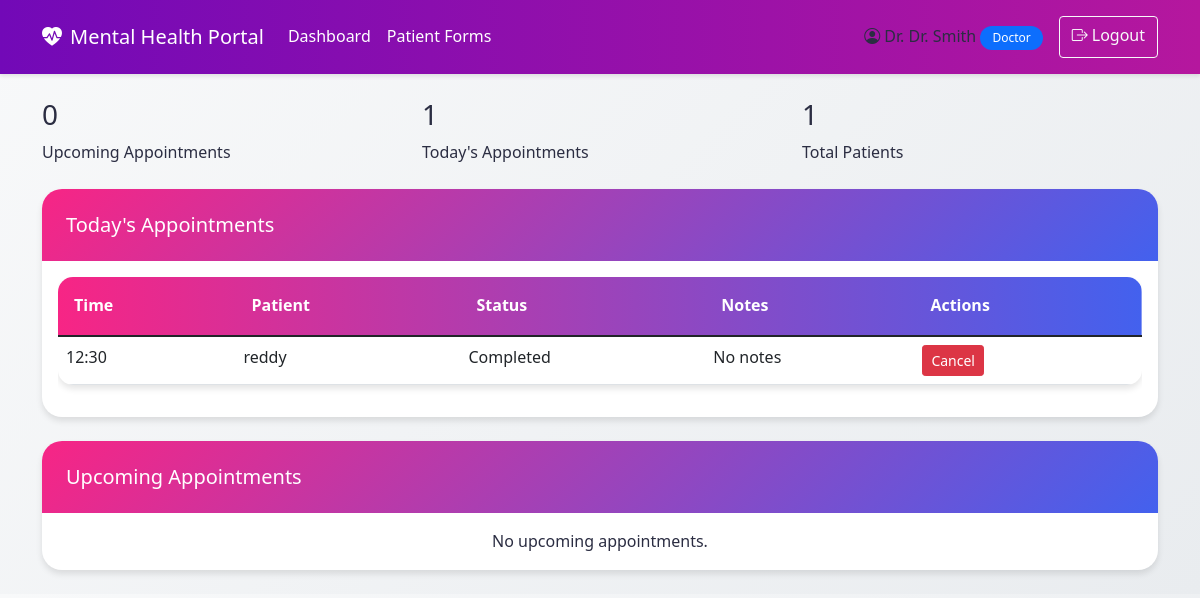
The app's page /doctor/dashboard (signed in), older data.
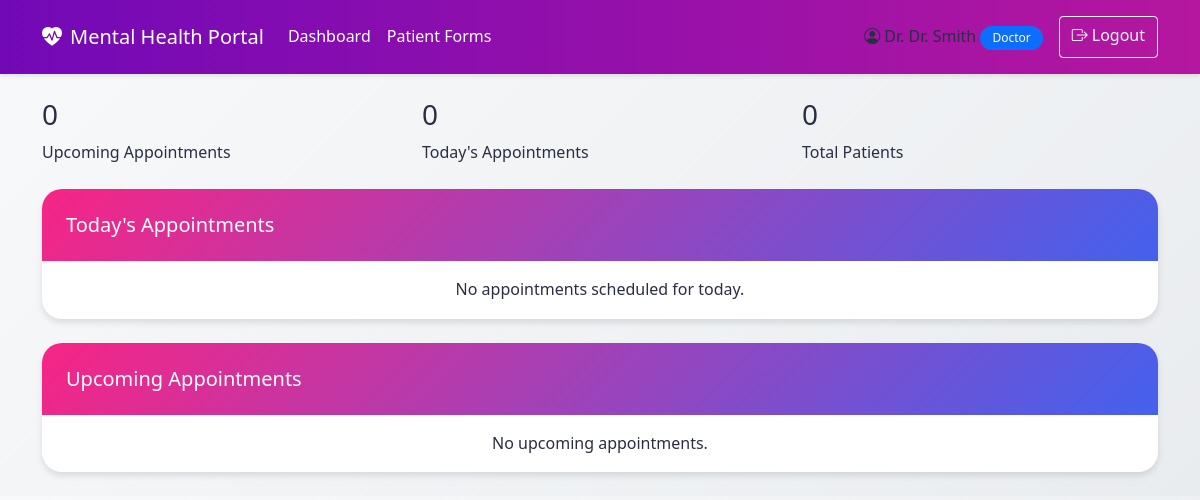
The same page, newer data.
### app.py (models this page shows)
class Appointment(db.Model):
    id = db.Column(db.Integer, primary_key=True)
    patient_id = db.Column(db.Integer, db.ForeignKey('user.id'), nullable=False)
    doctor_id = db.Column(db.Integer, db.ForeignKey('user.id'), nullable=False)
    date = db.Column(db.String(10), nullable=False)  # Format: YYYY-MM-DD
    time = db.Column(db.String(5), nullable=False)   # Format: HH:MM
    notes = db.Column(db.Text)
    status = db.Column(db.String(20), default='pending')  # pending, confirmed, cancelled, completed
    created_at = db.Column(db.DateTime, default=datetime.utcnow)

class User(UserMixin, db.Model):
    id = db.Column(db.Integer, primary_key=True)
    username = db.Column(db.String(80), unique=True, nullable=False)
    password = db.Column(db.String(120), nullable=False)
    email = db.Column(db.String(120), unique=True, nullable=False)
    role = db.Column(db.String(20), nullable=False)
    name = db.Column(db.String(100))
    specialization = db.Column(db.String(100))
    photo = db.Column(db.String(255))  # Store the photo filename
    created_at = db.Column(db.DateTime, default=datetime.utcnow)
    patient_appointments = db.relationship('Appointment',
                                         foreign_keys='Appointment.patient_id',
                                         backref='patient',
                                         lazy=True)
    doctor_appointments = db.relationship('Appointment',
                                        foreign_keys='Appointment.doctor_id',
                                        backref='doctor',
                                        lazy=True)
    mood_entries = db.relationship('MoodEntry', backref='mood_user', lazy=True)
    doctor_feedbacks = db.relationship('DoctorFeedback', foreign_keys='DoctorFeedback.doctor_id', backref='feedback_as_doctor', lazy=True)
    given_feedbacks = db.relationship('DoctorFeedback', foreign_keys='DoctorFeedback.patient_id', backref='feedback_as_patient', lazy=True)

### app.py (the view)
@app.route('/doctor/dashboard')
@login_required
@doctor_required
def doctor_dashboard():
    if session.get('role') != 'doctor':
        flash('Access denied. Only doctors can view this page.', 'danger')
        return redirect(url_for('home'))
    today = datetime.now().strftime('%Y-%m-%d')
    today_appointments = Appointment.query.filter_by(
        doctor_id=session['user_id'],
        date=today
    ).order_by(Appointment.time).all()
    upcoming_appointments = Appointment.query.filter(
        Appointment.doctor_id == session['user_id'],
        Appointment.date > today
    ).order_by(Appointment.date, Appointment.time).all()
    total_patients = db.session.query(
        db.func.count(db.distinct(Appointment.patient_id))
    ).filter_by(doctor_id=session['user_id']).scalar()
    return render_template('doctor_dashboard.html',
                         today_appointments=today_appointments,
                         upcoming_appointments=upcoming_appointments,
                         total_patients=total_patients)

### app.py (called while the page is built)
def login_required(f):
    @wraps(f)
    def decorated_function(*args, **kwargs):
        if 'user_id' not in session:
            flash('Please log in first.', 'error')
            return redirect(url_for('login'))
        return f(*args, **kwargs)
    return decorated_function

def doctor_required(f):
    @wraps(f)
    def decorated_function(*args, **kwargs):
        if 'role' not in session or session['role'] != 'doctor':
            flash('Doctor access required.', 'error')
            return redirect(url_for('home'))
        return f(*args, **kwargs)
    return decorated_function

def auto_complete_past_appointments():
    today = datetime.now().strftime('%Y-%m-%d')
    past_confirmed = Appointment.query.filter(
        Appointment.status == 'confirmed',
        Appointment.date < today
    ).all()
    for appointment in past_confirmed:
        appointment.status = 'completed'
    if past_confirmed:
        db.session.commit()

@app.before_request
def before_request():
    if not request.path.startswith('/static'):
        auto_complete_past_appointments()

### templates/doctor_dashboard.html (shortened to what the changed rows need)
<!DOCTYPE html>
<html lang="en">
<head>
    <link href="https://cdn.jsdelivr.net/npm/bootstrap@5.1.3/dist/css/bootstrap.min.css" rel="stylesheet">
    <link rel="stylesheet" href="https://cdn.jsdelivr.net/npm/bootstrap-icons@1.7.2/font/bootstrap-icons.css">
    <link rel="stylesheet" href="{{ url_for('static', filename='css/style.css') }}">
</head>
<body>
    <div class="container py-4">
        <div class="row mb-4">
            <div class="col-md-4">
                <div class="stat-card success">
                    <h3>{{ today_appointments|length }}</h3>
                    <p class="mb-0">Today's Appointments</p>
                </div>
            </div>
            <div class="col-md-4">
                <div class="stat-card info">
                    <h3>{{ total_patients }}</h3>
                    <p class="mb-0">Total Patients</p>
                </div>
            </div>
        </div>
        <div class="card mb-4">
            <div class="card-body">
                {% if today_appointments %}
                    <div class="table-responsive">
                        <table class="table">
                            <thead>
                                <tr>
                                    <th>Time</th>
                                    <th>Patient</th>
                                    <th>Status</th>
                                    <th>Notes</th>
                                    <th>Actions</th>
                                </tr>
                            </thead>
                            <tbody>
                                {% for appointment in today_appointments %}
                                <tr>
                                    <td>{{ appointment.time }}</td>
                                    <td>{{ appointment.patient.username }}</td>
                                    <td>
                                        <span class="status-badge {{ 'active' if appointment.status == 'confirmed' else 'inactive' }}">
                                            {{ appointment.status|title }}
                                        </span>
                                    </td>
                                    <td>{{ appointment.notes or 'No notes' }}</td>
                                    <td>
                                        <form action="{{ url_for('cancel_appointment', appointment_id=appointment.id) }}" method="POST" class="d-inline">
                                            <button type="submit" class="btn btn-sm btn-danger">Cancel</button>
                                        </form>
                                    </td>
                                </tr>
                                {% endfor %}
                            </tbody>
                        </table>
                    </div>
                {% else %}
                    <p class="text-center mb-0">No appointments scheduled for today.</p>
                {% endif %}
            </div>
        </div>
    </div>
</body>
</html>

Row changes from the older to the newer data that the page shows:
removed Appointment: time "12:30", patient.username "reddy", status "Completed", notes "No notes"
Text that changed along with them:
{{ today_appointments|length }}: "1" → "0"
{{ total_patients }}: "1" → "0"
text no longer shown: "Time Patient Status Notes Actions"
text now shown: "No appointments scheduled for today."
